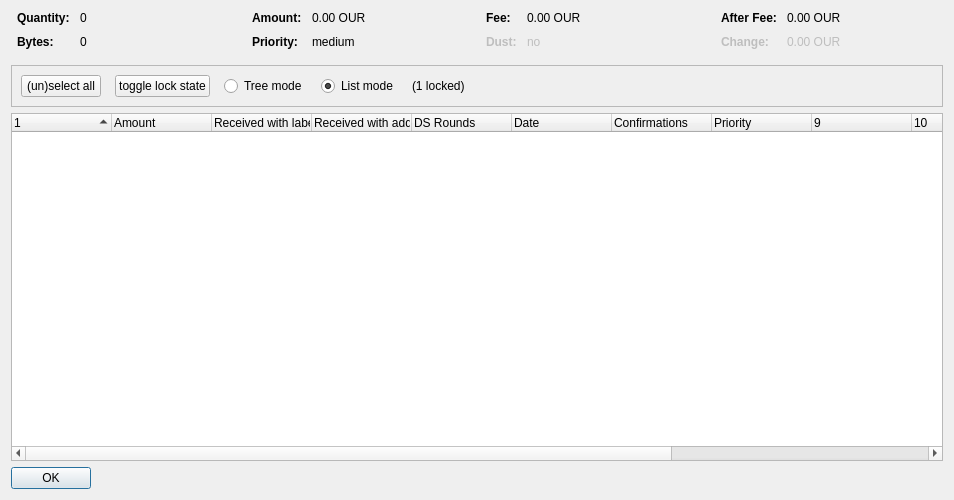
<?xml version="1.0" encoding="UTF-8"?>
<ui version="4.0">
 <class>CoinControlDialog</class>
 <widget class="QDialog" name="CoinControlDialog">
  <property name="geometry">
   <rect>
    <x>0</x>
    <y>0</y>
    <width>954</width>
    <height>500</height>
   </rect>
  </property>
  <property name="windowTitle">
   <string>Coin Selection</string>
  </property>
  <layout class="QVBoxLayout" name="verticalLayout">
   <item>
    <layout class="QHBoxLayout" name="horizontalLayoutTop" stretch="0,0,0,0">
     <property name="topMargin">
      <number>0</number>
     </property>
     <property name="bottomMargin">
      <number>10</number>
     </property>
     <item>
      <layout class="QFormLayout" name="formLayoutCoinControl1">
       <property name="horizontalSpacing">
        <number>10</number>
       </property>
       <property name="verticalSpacing">
        <number>10</number>
       </property>
       <property name="leftMargin">
        <number>6</number>
       </property>
       <property name="rightMargin">
        <number>6</number>
       </property>
       <item row="0" column="0">
        <widget class="QLabel" name="labelCoinControlQuantityText">
         <property name="font">
          <font>
           <weight>75</weight>
           <bold>true</bold>
          </font>
         </property>
         <property name="text">
          <string>Quantity:</string>
         </property>
        </widget>
       </item>
       <item row="0" column="1">
        <widget class="QLabel" name="labelCoinControlQuantity">
         <property name="cursor">
          <cursorShape>IBeamCursor</cursorShape>
         </property>
         <property name="contextMenuPolicy">
          <enum>Qt::ActionsContextMenu</enum>
         </property>
         <property name="text">
          <string notr="true">0</string>
         </property>
         <property name="textInteractionFlags">
          <set>Qt::LinksAccessibleByMouse|Qt::TextSelectableByKeyboard|Qt::TextSelectableByMouse</set>
         </property>
        </widget>
       </item>
       <item row="1" column="0">
        <widget class="QLabel" name="labelCoinControlBytesText">
         <property name="font">
          <font>
           <weight>75</weight>
           <bold>true</bold>
          </font>
         </property>
         <property name="text">
          <string>Bytes:</string>
         </property>
        </widget>
       </item>
       <item row="1" column="1">
        <widget class="QLabel" name="labelCoinControlBytes">
         <property name="cursor">
          <cursorShape>IBeamCursor</cursorShape>
         </property>
         <property name="contextMenuPolicy">
          <enum>Qt::ActionsContextMenu</enum>
         </property>
         <property name="text">
          <string notr="true">0</string>
         </property>
         <property name="textInteractionFlags">
          <set>Qt::LinksAccessibleByMouse|Qt::TextSelectableByKeyboard|Qt::TextSelectableByMouse</set>
         </property>
        </widget>
       </item>
      </layout>
     </item>
     <item>
      <layout class="QFormLayout" name="formLayoutCoinControl2">
       <property name="horizontalSpacing">
        <number>10</number>
       </property>
       <property name="verticalSpacing">
        <number>10</number>
       </property>
       <property name="leftMargin">
        <number>6</number>
       </property>
       <property name="rightMargin">
        <number>6</number>
       </property>
       <item row="0" column="0">
        <widget class="QLabel" name="labelCoinControlAmountText">
         <property name="font">
          <font>
           <weight>75</weight>
           <bold>true</bold>
          </font>
         </property>
         <property name="text">
          <string>Amount:</string>
         </property>
        </widget>
       </item>
       <item row="0" column="1">
        <widget class="QLabel" name="labelCoinControlAmount">
         <property name="cursor">
          <cursorShape>IBeamCursor</cursorShape>
         </property>
         <property name="contextMenuPolicy">
          <enum>Qt::ActionsContextMenu</enum>
         </property>
         <property name="text">
          <string notr="true">0.00 OUR</string>
         </property>
         <property name="textInteractionFlags">
          <set>Qt::LinksAccessibleByMouse|Qt::TextSelectableByKeyboard|Qt::TextSelectableByMouse</set>
         </property>
        </widget>
       </item>
       <item row="1" column="0">
        <widget class="QLabel" name="labelCoinControlPriorityText">
         <property name="font">
          <font>
           <weight>75</weight>
           <bold>true</bold>
          </font>
         </property>
         <property name="text">
          <string>Priority:</string>
         </property>
        </widget>
       </item>
       <item row="1" column="1">
        <widget class="QLabel" name="labelCoinControlPriority">
         <property name="cursor">
          <cursorShape>IBeamCursor</cursorShape>
         </property>
         <property name="contextMenuPolicy">
          <enum>Qt::ActionsContextMenu</enum>
         </property>
         <property name="text">
          <string>medium</string>
         </property>
         <property name="textInteractionFlags">
          <set>Qt::LinksAccessibleByMouse|Qt::TextSelectableByKeyboard|Qt::TextSelectableByMouse</set>
         </property>
        </widget>
       </item>
      </layout>
     </item>
     <item>
      <layout class="QFormLayout" name="formLayoutCoinControl3">
       <property name="horizontalSpacing">
        <number>10</number>
       </property>
       <property name="verticalSpacing">
        <number>10</number>
       </property>
       <property name="leftMargin">
        <number>6</number>
       </property>
       <property name="rightMargin">
        <number>6</number>
       </property>
       <item row="0" column="0">
        <widget class="QLabel" name="labelCoinControlFeeText">
         <property name="font">
          <font>
           <weight>75</weight>
           <bold>true</bold>
          </font>
         </property>
         <property name="text">
          <string>Fee:</string>
         </property>
        </widget>
       </item>
       <item row="0" column="1">
        <widget class="QLabel" name="labelCoinControlFee">
         <property name="cursor">
          <cursorShape>IBeamCursor</cursorShape>
         </property>
         <property name="contextMenuPolicy">
          <enum>Qt::ActionsContextMenu</enum>
         </property>
         <property name="text">
          <string notr="true">0.00 OUR</string>
         </property>
         <property name="textInteractionFlags">
          <set>Qt::LinksAccessibleByMouse|Qt::TextSelectableByKeyboard|Qt::TextSelectableByMouse</set>
         </property>
        </widget>
       </item>
       <item row="1" column="0">
        <widget class="QLabel" name="labelCoinControlLowOutputText">
         <property name="enabled">
          <bool>false</bool>
         </property>
         <property name="font">
          <font>
           <weight>75</weight>
           <bold>true</bold>
          </font>
         </property>
         <property name="text">
          <string>Dust:</string>
         </property>
        </widget>
       </item>
       <item row="1" column="1">
        <widget class="QLabel" name="labelCoinControlLowOutput">
         <property name="enabled">
          <bool>false</bool>
         </property>
         <property name="cursor">
          <cursorShape>IBeamCursor</cursorShape>
         </property>
         <property name="contextMenuPolicy">
          <enum>Qt::ActionsContextMenu</enum>
         </property>
         <property name="text">
          <string>no</string>
         </property>
         <property name="textInteractionFlags">
          <set>Qt::LinksAccessibleByMouse|Qt::TextSelectableByKeyboard|Qt::TextSelectableByMouse</set>
         </property>
        </widget>
       </item>
      </layout>
     </item>
     <item>
      <layout class="QFormLayout" name="formLayoutCoinControl4">
       <property name="horizontalSpacing">
        <number>10</number>
       </property>
       <property name="verticalSpacing">
        <number>10</number>
       </property>
       <property name="leftMargin">
        <number>6</number>
       </property>
       <property name="rightMargin">
        <number>6</number>
       </property>
       <item row="0" column="0">
        <widget class="QLabel" name="labelCoinControlAfterFeeText">
         <property name="font">
          <font>
           <weight>75</weight>
           <bold>true</bold>
          </font>
         </property>
         <property name="text">
          <string>After Fee:</string>
         </property>
        </widget>
       </item>
       <item row="0" column="1">
        <widget class="QLabel" name="labelCoinControlAfterFee">
         <property name="cursor">
          <cursorShape>IBeamCursor</cursorShape>
         </property>
         <property name="contextMenuPolicy">
          <enum>Qt::ActionsContextMenu</enum>
         </property>
         <property name="text">
          <string notr="true">0.00 OUR</string>
         </property>
         <property name="textInteractionFlags">
          <set>Qt::LinksAccessibleByMouse|Qt::TextSelectableByKeyboard|Qt::TextSelectableByMouse</set>
         </property>
        </widget>
       </item>
       <item row="1" column="0">
        <widget class="QLabel" name="labelCoinControlChangeText">
         <property name="enabled">
          <bool>false</bool>
         </property>
         <property name="font">
          <font>
           <weight>75</weight>
           <bold>true</bold>
          </font>
         </property>
         <property name="text">
          <string>Change:</string>
         </property>
        </widget>
       </item>
       <item row="1" column="1">
        <widget class="QLabel" name="labelCoinControlChange">
         <property name="enabled">
          <bool>false</bool>
         </property>
         <property name="cursor">
          <cursorShape>IBeamCursor</cursorShape>
         </property>
         <property name="contextMenuPolicy">
          <enum>Qt::ActionsContextMenu</enum>
         </property>
         <property name="text">
          <string notr="true">0.00 OUR</string>
         </property>
         <property name="textInteractionFlags">
          <set>Qt::LinksAccessibleByMouse|Qt::TextSelectableByKeyboard|Qt::TextSelectableByMouse</set>
         </property>
        </widget>
       </item>
      </layout>
     </item>
    </layout>
   </item>
   <item>
    <widget class="QFrame" name="frame">
     <property name="minimumSize">
      <size>
       <width>0</width>
       <height>40</height>
      </size>
     </property>
     <property name="frameShape">
      <enum>QFrame::StyledPanel</enum>
     </property>
     <property name="frameShadow">
      <enum>QFrame::Sunken</enum>
     </property>
     <layout class="QHBoxLayout" name="horizontalLayout">
      <item>
       <layout class="QHBoxLayout" name="horizontalLayoutPanel" stretch="0,0,0,0,0,0">
        <property name="spacing">
         <number>14</number>
        </property>
        <item>
         <widget class="QPushButton" name="pushButtonSelectAll">
          <property name="sizePolicy">
           <sizepolicy hsizetype="Maximum" vsizetype="Fixed">
            <horstretch>0</horstretch>
            <verstretch>0</verstretch>
           </sizepolicy>
          </property>
          <property name="text">
           <string>(un)select all</string>
          </property>
          <property name="autoDefault">
           <bool>false</bool>
          </property>
         </widget>
        </item>
        <item>
         <widget class="QPushButton" name="pushButtonToggleLock">
          <property name="sizePolicy">
           <sizepolicy hsizetype="Maximum" vsizetype="Fixed">
            <horstretch>0</horstretch>
            <verstretch>0</verstretch>
           </sizepolicy>
          </property>
          <property name="text">
           <string>toggle lock state</string>
          </property>
          <property name="autoDefault">
           <bool>false</bool>
          </property>
         </widget>
        </item>
        <item>
         <widget class="QRadioButton" name="radioTreeMode">
          <property name="sizePolicy">
           <sizepolicy hsizetype="Maximum" vsizetype="Fixed">
            <horstretch>0</horstretch>
            <verstretch>0</verstretch>
           </sizepolicy>
          </property>
          <property name="text">
           <string>Tree mode</string>
          </property>
         </widget>
        </item>
        <item>
         <widget class="QRadioButton" name="radioListMode">
          <property name="sizePolicy">
           <sizepolicy hsizetype="Maximum" vsizetype="Fixed">
            <horstretch>0</horstretch>
            <verstretch>0</verstretch>
           </sizepolicy>
          </property>
          <property name="text">
           <string>List mode</string>
          </property>
          <property name="checked">
           <bool>true</bool>
          </property>
         </widget>
        </item>
        <item>
         <widget class="QLabel" name="labelLocked">
          <property name="text">
           <string>(1 locked)</string>
          </property>
         </widget>
        </item>
        <item>
         <spacer name="horizontalSpacer">
          <property name="orientation">
           <enum>Qt::Horizontal</enum>
          </property>
          <property name="sizeHint" stdset="0">
           <size>
            <width>40</width>
            <height>20</height>
           </size>
          </property>
         </spacer>
        </item>
       </layout>
      </item>
     </layout>
    </widget>
   </item>
   <item>
    <widget class="CoinControlTreeWidget" name="treeWidget">
     <property name="contextMenuPolicy">
      <enum>Qt::CustomContextMenu</enum>
     </property>
     <property name="sortingEnabled">
      <bool>false</bool>
     </property>
     <property name="columnCount">
      <number>13</number>
     </property>
     <attribute name="headerShowSortIndicator" stdset="0">
      <bool>true</bool>
     </attribute>
     <attribute name="headerStretchLastSection">
      <bool>false</bool>
     </attribute>
     <column>
      <property name="text">
       <string/>
      </property>
     </column>
     <column>
      <property name="text">
       <string>Amount</string>
      </property>
     </column>
     <column>
      <property name="text">
       <string>Received with label</string>
      </property>
     </column>
     <column>
      <property name="text">
       <string>Received with address</string>
      </property>
     </column>
     <column>
      <property name="text">
       <string>DS Rounds</string>
      </property>
     </column>
     <column>
      <property name="text">
       <string>Date</string>
      </property>
     </column>
     <column>
      <property name="text">
       <string>Confirmations</string>
      </property>
      <property name="toolTip">
       <string>Confirmed</string>
      </property>
     </column>
     <column>
      <property name="text">
       <string>Priority</string>
      </property>
     </column>
     <column>
      <property name="text">
       <string/>
      </property>
     </column>
     <column>
      <property name="text">
       <string/>
      </property>
     </column>
     <column>
      <property name="text">
       <string/>
      </property>
     </column>
     <column>
      <property name="text">
       <string/>
      </property>
     </column>
     <column>
      <property name="text">
       <string/>
      </property>
     </column>
    </widget>
   </item>
   <item>
    <widget class="QDialogButtonBox" name="buttonBox">
     <property name="sizePolicy">
      <sizepolicy hsizetype="Maximum" vsizetype="Fixed">
       <horstretch>0</horstretch>
       <verstretch>0</verstretch>
      </sizepolicy>
     </property>
     <property name="orientation">
      <enum>Qt::Horizontal</enum>
     </property>
     <property name="standardButtons">
      <set>QDialogButtonBox::Ok</set>
     </property>
    </widget>
   </item>
  </layout>
 </widget>
 <customwidgets>
  <customwidget>
   <class>CoinControlTreeWidget</class>
   <extends>QTreeWidget</extends>
   <header>coincontroltreewidget.h</header>
  </customwidget>
 </customwidgets>
 <resources/>
 <connections/>
</ui>
